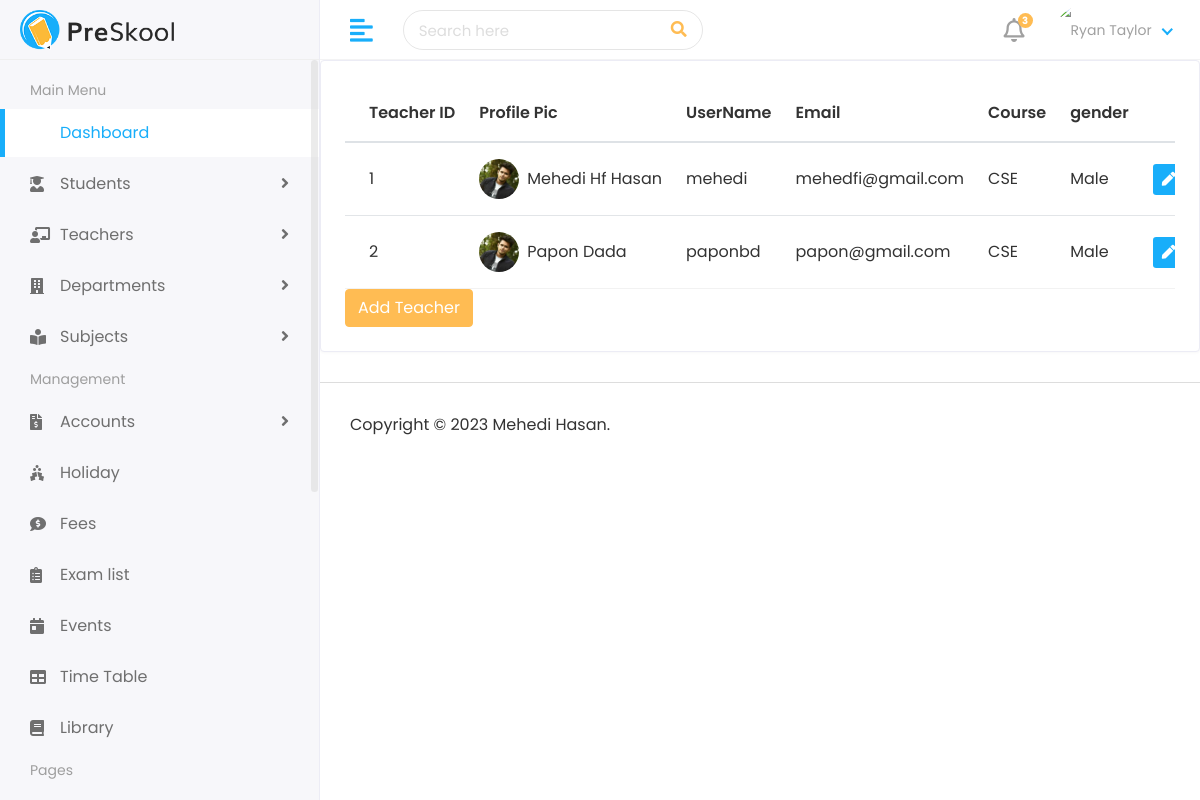
/teacher/myAdmin/Teacher/teacherList, run on an earlier commit of the app's database.
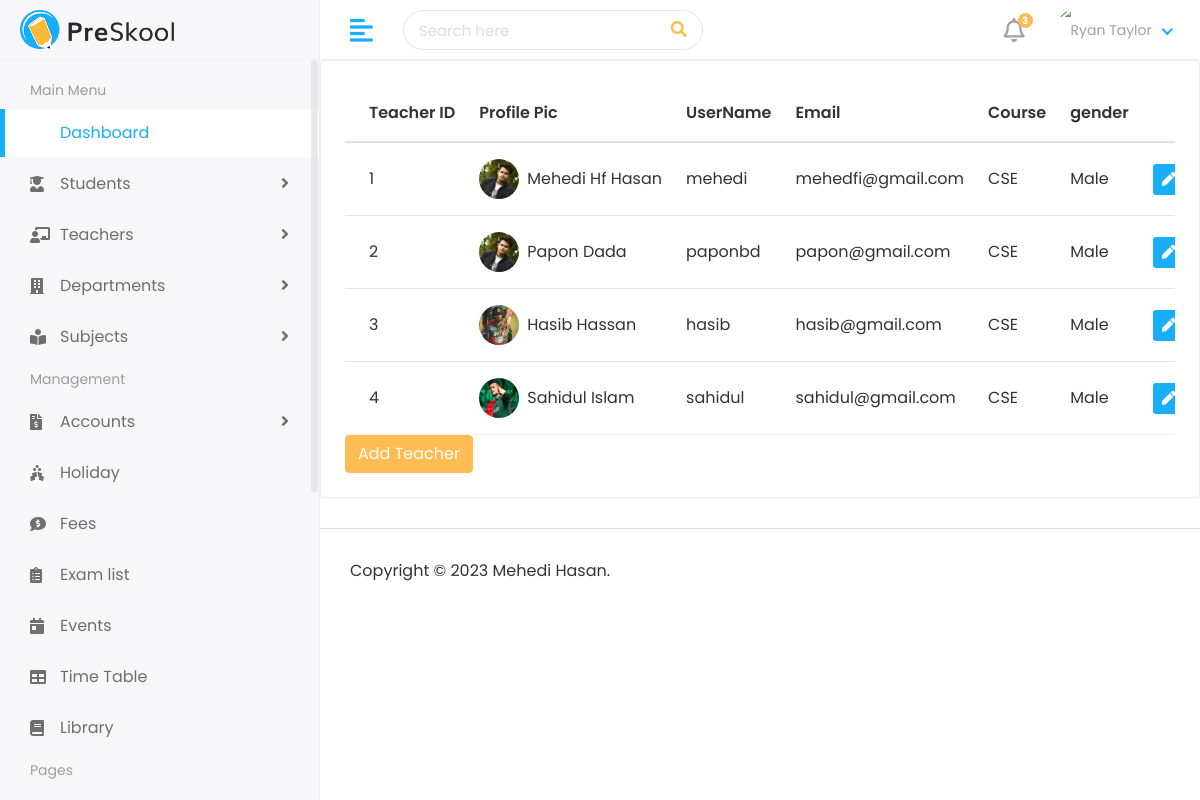
And on a later commit of the database.
### teacher/models.py (models this page shows)
class teacherModel(models.Model):
    admin = models.OneToOneField(customUser, on_delete=models.CASCADE)
    address=models.TextField()
    gender = models.CharField(max_length=100)
    mobile=models.CharField(max_length=100)
    courseid = models.ForeignKey(courseModel, on_delete=models.DO_NOTHING,default=2)
    experience=models.CharField(max_length=100)
    cratedat = models.DateTimeField(auto_now_add=True)  # Set the default value using timezone.now
    updateat = models.DateTimeField(auto_now=True)
    def __str__(self):
        return self.admin.first_name + " " + self.admin.last_name

### authentication/models.py (models this page shows)
class customUser(AbstractUser):
    USER=(
        (1,"admin"),
        (2,"Teacher"),
        (3,"students"),
    )
    user_type=models.CharField(choices=USER,max_length=50,default=1)
    profile_pic=models.ImageField(upload_to="media/profile_pic")

### student/models.py (models this page shows)
class courseModel(models.Model):
    name=models.CharField(max_length=100)
    createat=models.DateTimeField(auto_now_add=True)
    updateat=models.DateTimeField(auto_now=True)
    def __str__(self):
        return self.name

### teacher/views.py (the view)
# urls.py: path('myAdmin/Teacher/teacherList', views.teacherList,name="teacherList"),
def teacherList(request):
    allTeacher=teacherModel.objects.all()
    print(allTeacher)
    return render(request,"Teachers/teacherList.html",{"teacher":allTeacher})

### templates/Teachers/teacherList.html (shortened to what this page needs)
{% extends 'base.html' %}
{% block content %}
<div class="row">
    <div class="col-sm-12">
       <div class="card card-table">
          <div class="card-body">
             <div class="table-responsive">
                <table id="table_id" class="table table-hover table-center mb-0">
                   <thead>
                      <tr>
                        <th>Teacher ID</th>
                        <th>Profile Pic</th>
                         <th>UserName</th>
                         <th>Email</th>
                         <th>Course</th>
                         <th>gender</th>
                         <th class="text-right">Action</th>
                      </tr>
                   </thead>
                   <tbody>
                     {% for t in  teacher %}
                     <tr>
                         <td>{{t.id}}</td>
                         <td>
                            <h2 class="table-avatar">
                               <a href="student-details.html" class="avatar avatar-sm mr-2"><img class="avatar-img rounded-circle" src="/{{t.admin.profile_pic}}" alt="User Image"></a>
                               <a href="student-details.html">{{t.admin.first_name}}  {{t.admin.last_name}}</a>
                            </h2>
                         </td>
                         <td>{{t.admin.username}}</td>
                         <td>{{t.admin.email}}</td>
                         <td>{{t.courseid}}</td>
                         <td>{{t.gender}}</td>
                         <td class="text-right">
                            <div class="actions">
                               <a href=" " class="btn btn-sm bg-success-light mr-2">
                               <i class="fas fa-pen"></i>
                               </a>
                            </div>
                         </td>
                      </tr>
                      {% endfor %}
                   </tbody>
                </table>
             </div>
             <a class="btn btn-primary" href="{% url "addTeacher" %}">Add Teacher</a>
          </div>
       </div>
    </div>
 </div>
{% endblock %}

### templates/base.html (shortened to what this page needs)
<!DOCTYPE html>
{% load static %}
<html lang="en">
   <head>
      <link rel="stylesheet" href=" {% static 'assets/plugins/bootstrap/css/bootstrap.min.css' %} ">
      <link rel="stylesheet" href=" {% static 'assets/plugins/fontawesome/css/fontawesome.min.css' %} ">
      <link rel="stylesheet" href=" {% static 'assets/plugins/fontawesome/css/all.min.css' %} ">
      <link rel="stylesheet" href=" {% static 'assets/css/style.css' %} ">
   </head>
   <body>
      <div class="main-wrapper">
         {% include 'includes/header.html' %}
         {% include 'includes/sidebar.html' %}
         <div class="page-wrapper">
            {% block content %}
            {% endblock content %}
         {% include 'includes/footer.html' %}
         </div>
      </div>
   </body>
</html>

### templates/includes/header.html (shortened to what this page needs)
{% load static %}
<div class="header">
    <div class="header-left">
       <a href=" {% url 'adminPage' %} " class="logo">
       <img src=" {% static 'assets/img/logo.png' %} " alt="Logo">
       </a>
    </div>
    <a href="javascript:void(0);" id="toggle_btn">
    <i class="fas fa-align-left"></i>
    </a>
    <div class="top-nav-search">
       <form>
          <input type="text" class="form-control" placeholder="Search here">
          <button class="btn" type="submit"><i class="fas fa-search"></i></button>
       </form>
    </div>
    <ul class="nav user-menu">
       <li class="nav-item dropdown noti-dropdown">
          <a href="#" class="dropdown-toggle nav-link" data-toggle="dropdown">
          <i class="far fa-bell"></i> <span class="badge badge-pill">3</span>
          </a>
       </li>
       <li class="nav-item dropdown has-arrow">
          <a href="#" class="dropdown-toggle nav-link" data-toggle="dropdown">
          <span class="user-img"><img class="rounded-circle" src="/{{user.profile_pic}}" width="31" alt="Ryan Taylor"></span>
          </a>
       </li>
    </ul>
 </div>

### templates/includes/sidebar.html (shortened to what this page needs)
{% load static %}
<div class="sidebar" id="sidebar">
   <div class="sidebar-inner slimscroll">
      <div id="sidebar-menu" class="sidebar-menu">
         <ul>
            <li class="menu-title">
               <span>Main Menu</span>
            </li>
            <li class="active">
               <a href="{% url 'adminPage' %}"> <span> Dashboard</span></span></a>
            </li>
            <li class="submenu">
               <a href="#"><i class="fas fa-user-graduate"></i> <span> Students</span> <span class="menu-arrow"></span></a>
            </li>
            <li class="submenu">
               <a href="#"><i class="fas fa-chalkboard-teacher"></i> <span> Teachers</span> <span class="menu-arrow"></span></a>
            </li>
            <li class="submenu">
               <a href="#"><i class="fas fa-building"></i> <span> Departments</span> <span class="menu-arrow"></span></a>
            </li>
            <li class="submenu">
               <a href="#"><i class="fas fa-book-reader"></i> <span> Subjects</span> <span class="menu-arrow"></span></a>
            </li>
            <li class="menu-title">
               <span>Management</span>
            </li>
            <li class="submenu">
               <a href="#"><i class="fas fa-file-invoice-dollar"></i> <span> Accounts</span> <span class="menu-arrow"></span></a>
            </li>
            <li>
               <a href="holiday.html"><i class="fas fa-holly-berry"></i> <span>Holiday</span></a>
            </li>
            <li>
               <a href="fees.html"><i class="fas fa-comment-dollar"></i> <span>Fees</span></a>
            </li>
            <li>
               <a href="exam.html"><i class="fas fa-clipboard-list"></i> <span>Exam list</span></a>
            </li>
            <li>
               <a href="event.html"><i class="fas fa-calendar-day"></i> <span>Events</span></a>
            </li>
            <li>
               <a href="time-table.html"><i class="fas fa-table"></i> <span>Time Table</span></a>
            </li>
            <li>
               <a href="library.html"><i class="fas fa-book"></i> <span>Library</span></a>
            </li>
            <li class="menu-title">
               <span>Pages</span>
            </li>
            <li class="submenu">
               <a href="#"> <span> Authentication </span> </a>
            </li>
         </ul>
      </div>
   </div>
</div>

### templates/includes/footer.html
{% load static %}
<footer>
    <p>Copyright © 2023 Mehedi Hasan.</p>
 </footer>

What changed in the data, as far as the page shows it:
added teacherModel: id "3", admin.profile_pic (picture), admin.first_name "Hasib", admin.last_name "Hassan", admin.username "hasib", admin.email "hasib@gmail.com", courseid "CSE", gender "Male"
added teacherModel: id "4", admin.profile_pic (picture), admin.first_name "Sahidul", admin.last_name "Islam", admin.username "sahidul", admin.email "sahidul@gmail.com", courseid "CSE", gender "Male"
